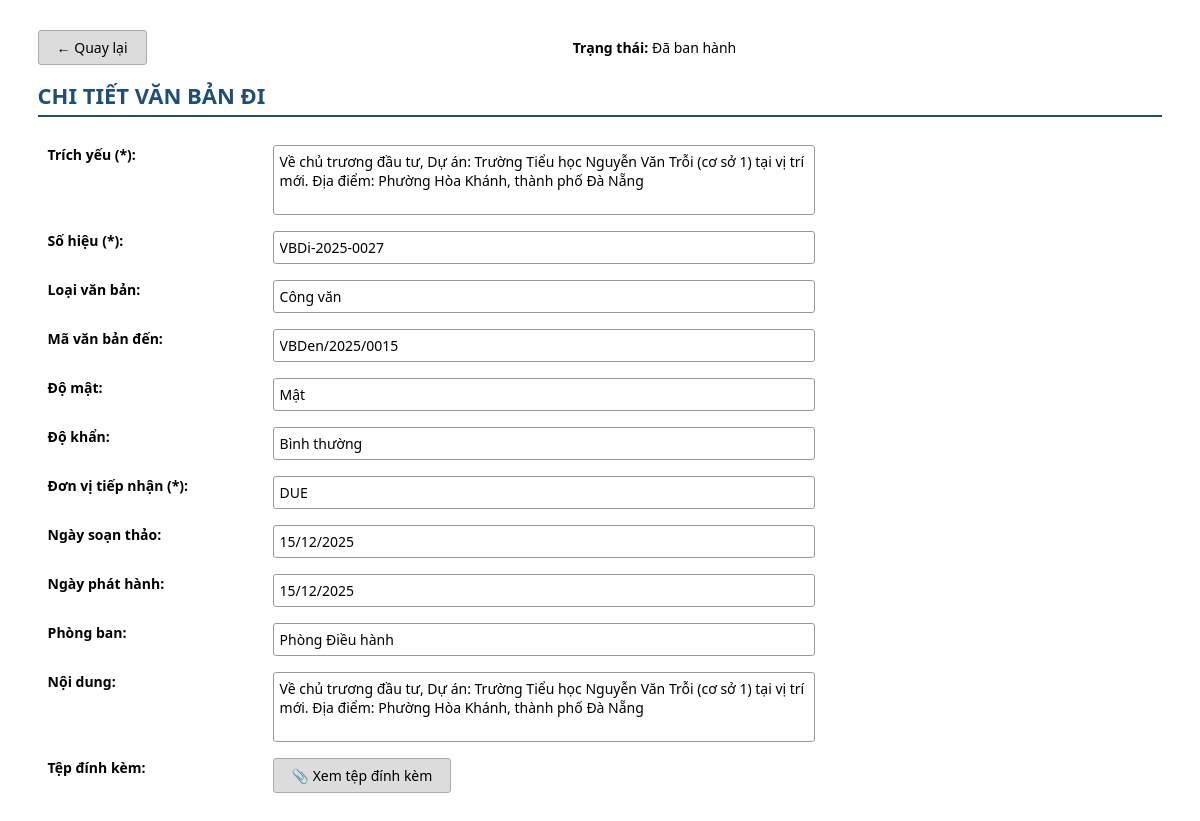
/vanbandi/28/ (signed in), run on the app's committed database.
### QLVB/models.py (models this page shows, shortened)
class VanBanDi(models.Model):
    SoHieu = models.CharField("Số hiệu", max_length=50, unique=True)
    NgayBanHanh = models.DateField("Ngày ban hành", null=True, blank=True)
    TrichYeu = models.CharField("Trích yếu", max_length=500)
    NoiDung = models.TextField("Nội dung")
    LoaiVbDi = models.CharField("Loại văn bản đi", max_length=255)
    DonViNhan = models.CharField("Đơn vị nhận", max_length=255, null=True, blank=True)
    Email = models.EmailField("Email nhận")
    FileDinhKem = models.FileField(upload_to='vanbandi/', blank=True, null=True)
    DoMat = models.CharField(max_length=20, choices=DO_MAT_VBDI_CHOICES, default='BINH THUONG', null=True, blank=True)
    DoKhan = models.CharField(max_length=20, choices=DO_KHAN_VBDI_CHOICES, default='BINH THUONG', null=True, blank=True)
    TrangThai = models.CharField("Trạng thái", max_length=50, null=True, blank=True)
    NgayTao = models.DateTimeField("Ngày tạo", auto_now_add=True)
    MaNhanVien = models.ForeignKey(settings.AUTH_USER_MODEL, on_delete=models.CASCADE, verbose_name="Người soạn thảo")
    MaVBDen = models.ForeignKey(VanBanDen, on_delete=models.CASCADE, null=True, blank=True,
                                verbose_name="Văn bản đến liên quan")
    YeuCauVBDi = models.IntegerField(choices=[(0, 'Không yêu cầu'), (1, 'Có yêu cầu')], default=0)
    MaPhongBan = models.ForeignKey(PhongBan, on_delete=models.CASCADE)
    class Meta:
       verbose_name = "Văn bản đi / dự thảo"
       verbose_name_plural = "Văn bản đi / dự thảo"
       permissions = [
           ("tao_vanbandi", "Tạo văn bản đi"),
           ("sua_vanbandi", "Sửa văn bản đi"),
           ("xemchitiet_vanbandi", "Xem chi tiết văn bản đi"),
           ("xemdanhsach_vanbandi", "Xem danh sách văn bản đi"),
           ("thongqua_vanbandi", "Thông qua văn bản đi"),
           ("xetduyet_vanbandi", "Xét duyệt văn bản đi"),
           ("phancong_vanbandi", "Phân công nhân viên (văn bản đi)"),
           ("banhanh_vanbandi", "Ban hành văn bản đi"),
       ]
    def get_DoMat_display(self):
       return dict(DO_MAT_VBDI_CHOICES).get(self.DoMat, self.DoMat)
    def get_DoKhan_display(self):
       return dict(DO_KHAN_VBDI_CHOICES).get(self.DoKhan, self.DoKhan)

class VanBanDen(models.Model):
    SoHieu = models.CharField("Số hiệu", max_length=100)
    TrichYeu = models.CharField("Trích yếu", max_length=250)
    LoaiVBDen = models.CharField("Loại văn bản", max_length=100)
    DonViPhatHanh = models.CharField("Đơn vị phát hành", max_length=250)
    NgayBanHanh = models.DateTimeField("Ngày ban hành", null=True, blank=True)
    NgayDen = models.DateTimeField("Ngày đến", null=True, blank=True)
    NoiDung = models.CharField("Nội dung tóm tắt", max_length=500, null=True, blank=True)
    DoKhan = models.CharField(max_length=20, choices=DOKHAN_CHOICES, default='BINH THUONG')
    DoMat = models.CharField(max_length=20, choices=DOMAT_CHOICES, default='BINH THUONG')
    TrangThai = models.CharField("Trạng thái", max_length=50, null=True, blank=True, default='Chờ xét duyệt')
    FileDinhKem = models.FileField(upload_to='vanbanden/', blank=True, null=True)
    MaNhanVien = models.ForeignKey(settings.AUTH_USER_MODEL, on_delete=models.CASCADE,verbose_name="Người tiếp nhận")
    MaPhongBan = models.ForeignKey(PhongBan, on_delete=models.CASCADE,verbose_name="Phòng ban")
    NgayTao = models.DateTimeField(auto_now_add=True)
    YeuCauVBDi = models.IntegerField(choices=[(0, 'Không yêu cầu'), (1, 'Có yêu cầu')], default=0)
    NguoiNhanTrinhKy = models.ForeignKey(
        settings.AUTH_USER_MODEL,
        on_delete=models.CASCADE,
        null=True,
        blank=True,
        related_name='vanbanden_trinhky',
        verbose_name='Người Nhận Trình Ký'
    )
    class Meta:
        verbose_name = "Văn bản đến"
        verbose_name_plural = "Văn bản đến"
        permissions = [
            ("tao_vanbanden", "Tạo văn bản đến"),
            ("sua_vanbanden", "Sửa văn bản đến"),
            ("xemchitiet_vanbanden", "Xem chi tiết văn bản đến"),
            ("xemdanhsach_vanbanden", "Xem danh sách văn bản đến"),
            ("phancong_vanbanden", "Phân công nhân viên (văn bản đến)"),
            ("xetduyet_vanbanden", "Xét duyệt văn bản đến"),
            ("capnhat_trangthai_cv_vbden", "Cập nhật trạng thái công việc"),
            ("xem_nhatky_vanbanden", "Xem nhật ký hoạt động văn bản đến"),
        ]

class PhongBan(models.Model):
    TenPhongBan = models.CharField(max_length=100, unique=True)
    Email = models.EmailField(unique=True)
    class Meta:
        verbose_name = "Phòng ban"
        verbose_name_plural = "Phòng ban"

### QLVB/views.py (the view)
# urls.py: path('vanbandi/<int:pk>/', views.vanbandi_detail, name='vanbandi_detail'),
@login_required
@permission_required('QLVB.xemchitiet_vanbandi', raise_exception=True)
def vanbandi_detail(request, pk):
    van_ban = get_object_or_404(VanBanDi, pk=pk)
    user = request.user
    if not user.is_authenticated:
        return HttpResponseForbidden("Bạn không có quyền truy cập.")
    vai_tro = (getattr(user, "vai_tro", "") or "").strip().upper()
    trang_thai = (van_ban.TrangThai or "").strip()
    phancong = PhanCongCongViec.objects.filter(
        VanBanDi=van_ban,
        NguoiNhan=user
    ).first()
    if trang_thai == "Chờ thông qua":
        if vai_tro == "TP" and phancong:
                return redirect("thong_qua_van_ban", vb_id=van_ban.id)
    elif trang_thai == "Chờ xét duyệt":
        if vai_tro == "QL" and phancong:
            return redirect("xetduyetvanbandi", id=van_ban.id)
    elif trang_thai == "Chờ ban hành":
        if vai_tro == "VT" and phancong:
            return redirect("ban_hanh_van_ban", id=van_ban.id)
    is_editable = False
    if (
        user.id == getattr(van_ban.MaNhanVien, "id", None)
        and trang_thai == "Chờ thông qua"
    ):
        is_editable = True
    context = {
        "vb": van_ban,
        "is_editable": is_editable,
    }
    context.update(global_notifications(request))
    return render(request, "vanbandi/vanbandi_detail.html", context)

### QLVB/views.py (called while the page is built)
def global_notifications(request):
    now = timezone.now()
    start_of_week = now - timedelta(days=now.weekday())
    today_notifications = ThongBao.objects.filter(NgayTao__date=now.date())
    week_notifications = ThongBao.objects.filter(NgayTao__gte=start_of_week, NgayTao__lt=now.date())
    old_notifications = ThongBao.objects.filter(NgayTao__lt=start_of_week)
    notification_count = ThongBao.objects.count()
    return {
        'today_notifications': today_notifications,
        'week_notifications': week_notifications,
        'old_notifications': old_notifications,
        'notification_count': notification_count
    }

### QLVB/templates/vanbandi/vanbandi_detail.html (shortened to what this page needs)
{% block content %}
<div class="container">
  <div class="header-buttons">
    <div>
      <a href="{% url 'vanbandi' %}" class="btn-gray">← Quay lại </a>
    </div>
    <div><strong>Trạng thái:</strong> {{ vb.TrangThai }}</div>
  </div>
  <div class="title">
    CHI TIẾT VĂN BẢN ĐI
  </div>
  <table>
    <tr>
      <td style="width:20%"><label>Trích yếu (*):</label></td>
      <td style="width:50%"><textarea readonly>{{ vb.TrichYeu }}</textarea></td>
      <td rowspan="5" style="width:30%" valign="top"></td>
    </tr>
    <tr><td><label>Số hiệu (*):</label></td><td><input type="text" readonly value="{{ vb.SoHieu }}"></td></tr>
    <tr><td><label>Loại văn bản:</label></td><td><input type="text" readonly value="{{ vb.LoaiVbDi }}"></td></tr>
    <tr><td><label>Mã văn bản đến:</label></td><td><input type="text" readonly value="{{ vb.MaVBDen.SoHieu }}"></td></tr>
    <tr><td><label>Độ mật:</label></td><td><input type="text" readonly value="{{ vb.get_DoMat_display }}"></td></tr>
    <tr><td><label>Độ khẩn:</label></td><td><input type="text" readonly value="{{ vb.get_DoKhan_display }}"></td></tr>
    <tr><td><label>Đơn vị tiếp nhận (*):</label></td><td><input type="text" readonly value="{{ vb.DonViNhan }}"></td></tr>
    <tr><td><label>Ngày soạn thảo:</label></td><td><input type="text" readonly value="{{ vb.NgayTao|date:'d/m/Y' }}">
</td></tr>
    <tr><td><label>Ngày phát hành:</label></td><td><input type="text" readonly value="{{ vb.NgayBanHanh|date:'d/m/Y' }}"></td></tr>
    <tr><td><label>Phòng ban:</label></td><td><input type="text" readonly value="{{ vb.MaPhongBan.TenPhongBan }}"></td></tr>
    <tr><td><label>Nội dung:</label></td><td><textarea readonly>{{ vb.NoiDung }}</textarea></td></tr>
    <tr>
      <td><label>Tệp đính kèm:</label></td>
      <td>
        {% if vb.FileDinhKem %}
          <a href="{{ vb.FileDinhKem.url }}" target="_blank" class="btn-gray" style="text-decoration:none;">📎 Xem tệp đính kèm</a>
        {% else %}
          <input type="text" readonly value="Không có tệp đính kèm">
        {% endif %}
      </td>
    </tr>
  </table>
</div>
{% endblock %}

### QLVB/templates/vanbandi/vanbandi_detail.html (style rules this page uses)
.container { margin: 30px auto; width: 95%; font-family: "Segoe UI", Arial, sans-serif; font-size: 14px; }
.btn-blue, .btn-success, .btn-gray { padding: 7px 18px; border-radius: 3px; font-family: "Segoe UI", Arial, sans-serif; font-size: 14px; cursor: pointer; text-decoration: none; font-weight: bold; }
.btn-gray { background-color: #dcdcdc; border: 1px solid #aaa; color: black; display: inline-block; font-weight: normal; }
.header-buttons { display: flex; justify-content: space-between; align-items: center; margin-bottom: 15px; }
.title { border-bottom: 2px solid #1e4e79; font-size: 22px; font-weight: bold; padding-bottom: 5px; margin-bottom: 20px; color: #1e4e79; font-family: "Segoe UI", Arial, sans-serif; display: block; }
table { width: 100%; border-collapse: collapse; font-family: "Segoe UI", Arial, sans-serif; font-size: 14px; }
td { padding: 8px 10px; vertical-align: top; }
label { font-weight: bold; }
input[type="text"], textarea, select { width: 100%; border: 1px solid #999; padding: 6px; border-radius: 3px; font-size: 14px; font-family: "Segoe UI", Arial, sans-serif; }
textarea { height: 70px; resize: none; }

### data on the page
VanBanDi: TrangThai "Đã ban hành", TrichYeu "Về chủ trương đầu tư, Dự án: Trường Tiểu học Nguyễn Văn Trỗi (cơ sở 1) tại vị trí mới. Địa điểm: Phường Hòa Khánh, thành phố Đà Nẵng", SoHieu "VBDi-2025-0027", LoaiVbDi "Công văn", MaVBDen.SoHieu "VBDen/2025/0015", DoMat "Mật", DoKhan "Bình thường", DonViNhan "DUE", NgayTao "15/12/2025", NgayBanHanh "15/12/2025", MaPhongBan.TenPhongBan "Phòng Điều hành", NoiDung "Về chủ trương đầu tư, Dự án: Trường Tiểu học Nguyễn Văn Trỗi (cơ sở 1) tại vị trí mới. Địa điểm: Phường Hòa Khánh, thành phố Đà Nẵng"
